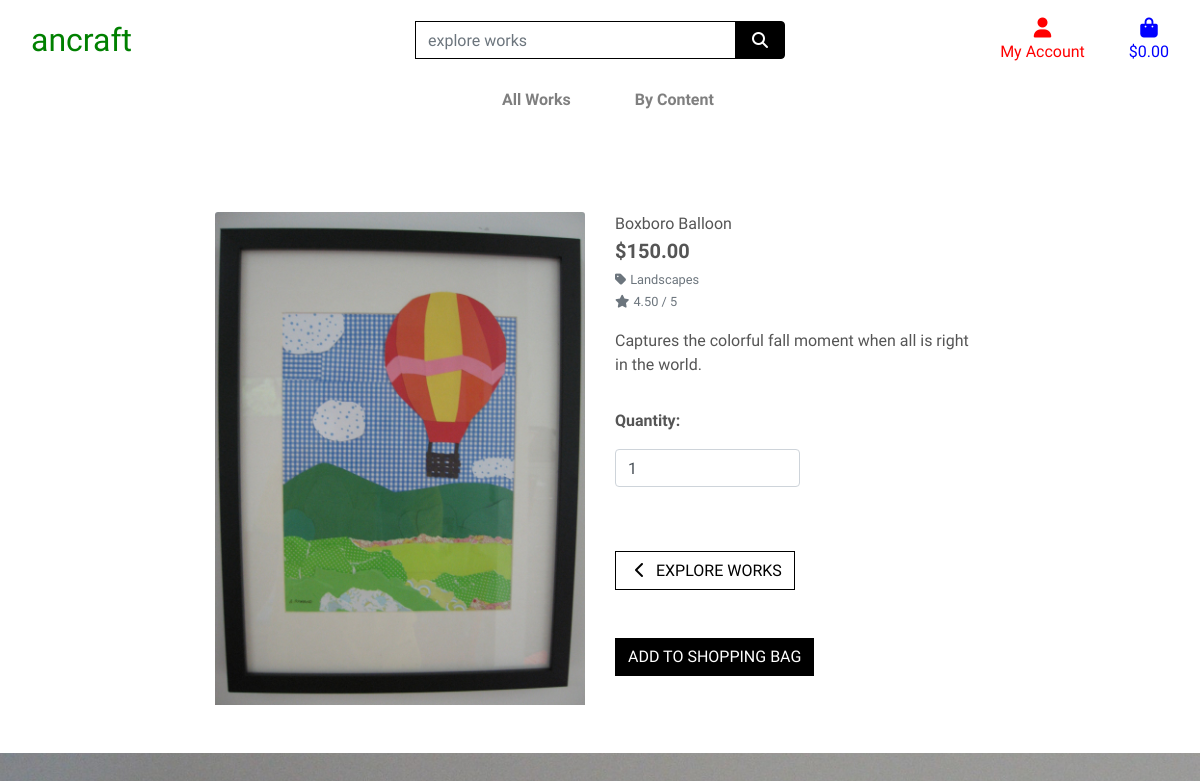
Page /works/1 on the committed database.
### works/models.py (models this page shows, shortened)
class Work(models.Model):
    class Meta:
        verbose_name_plural = 'Works'
    content = models.ForeignKey('Content', null=True, blank=True,
                                 on_delete=models.SET_NULL)
    name = models.CharField(max_length=254)
    description = models.TextField()
    price = models.DecimalField(max_digits=6, decimal_places=2)
    rating = models.DecimalField(max_digits=6, decimal_places=2, null=True,
                                 blank=True)
    image = models.ImageField(null=True, blank=True)

class Content(models.Model):
    class Meta:
        verbose_name_plural = 'Contents'
    name = models.CharField(max_length=254)

### works/views.py (the view)
# urls.py: path('<work_id>', views.work_item, name='work_item'),
def work_item(request, work_id):
    work = get_object_or_404(Work, pk=work_id)
    context = {
        'work': work,
    }
    return render(request, 'works/work_item.html', context)

### shoppingbag/contexts.py (called while the page is built, shortened)
def shoppingbag_sum(request):
    shoppingbag_items = []
    total = 0
    work_count = 0
    shoppingbag = request.session.get('shoppingbag', {})
    delivery = total * Decimal(settings.STANDARD_DELIVERY_PERCENTAGE / 100)
    grand_total = delivery + total
    context = {
        'shoppingbag_items': shoppingbag_items,
        'total': total,
        'work_count': work_count,
        'delivery': delivery,
        'grand_total': grand_total,
    }
    return context

### works/templates/works/work_item.html (shortened to what this page needs)
{% extends "base.html" %}
{% load static %}
{% block page_header %}
    <div class="container header-container">
    </div>
{% endblock %}
{% block content %}
    <div class="overlay"></div>
    <div class="container-fluid">
        <div class="row">
            <div class="col-12 col-md-6 col-lg-4 offset-lg-2">
                <div class="image-container my-5">
                    {% if work.image %}
                        <a href="{{ work.image.url }}" target="_blank">
                            <img class="card-img-top img-fluid" src="{{ work.image.url }}" alt="{{ work.name }}">
                        </a>
                        {% else %}
                        <a href="">
                            <img class="card-img-top img-fluid" src="{{ MEDIA_URL }}noimage.png" alt="{{ work.name }}">
                        </a>
                    {% endif %}
                </div>
            </div>
            <div class="col-12 col-md-6 col-lg-4">
                <div class="work-item-container mb-5 mt-md-5">
                    <p class="mb-0">{{ work.name }}</p>
                    <p class="lead mb-0 text-left font-weight-bold">${{ work.price }}</p>
                    {% if work.content %}
                    <p class="small mt-1 mb-0">
                        <a class="text-muted" href="{% url 'works' %}?content={{ work.content.name }}">
                            <i class="fas fa-tag mr-1"></i>{{ work.content.name }}
                        </a>
                    </p>
                    {% endif %}
                    {% if work.rating %}
                        <small class="text-muted"><i class="fas fa-star mr-1"></i>{{ work.rating }} / 5</small>
                    {% else %}
                        <small class="text-muted">No Rating</small>
                    {% endif %}
                    <p class="mt-3">{{ work.description }}</p>
                    <form class="form" action="{% url 'add_to_shoppingbag' work.id %}" method="POST">
                        <div class="form-row">
                            <div class="col-12">
                                <p class="mt-3"><strong>Quantity:</strong></p>
                                <div class="form-group w-50">
                                    <div class="input-group">
                                        <input class="form-control qty_input" type="number" name="quantity" value="1" min="1" max="1" data-item_id="{{ work.id }}" id="id_qty_{{ work.id }}">
                                    </div>
                                </div>
                            </div>
                            <div class="col-12">
                                <a href="{% url 'works' %}" class="btn btn-outline-black rounded-0 mt-5">
                                    <span class="icon">
                                        <i class="fas fa-chevron-left"></i>
                                    </span>
                                    <span class="text-uppercase">explore works</span>
                                </a>
                                <input type="submit" class="btn btn-black rounded-0 text-uppercase mt-5" value="Add to Shopping Bag">
                            </div>
                        </div>
                    </form>
                </div>
            </div>
        </div>
    </div>
{% endblock %}

### static/css/base.css (style rules this page uses)
html { height: 100%; }
body { background: url('/media/homepage_background.jpg') no-repeat center center fixed; background-size: cover; backdrop-filter: blur(2.5px); position: relative; color: #555; font-family: 'Balsamiq Sans', cursive; }
.icon { align-items: center; display: inline-flex; justify-content: center; height: 1.5rem; width: 1.5rem; }
.btn-black { background: black; color: white; }
.btn-outline-black { background: white; color: black !important; border: 1px solid black; }
.overlay { height: 100%; width: 100%; top: 0; left: 0; position: absolute; background: white; z-index: -1; }
@media (min-width: 1200px) { .container { max-width: 80%; } }
@media (min-width: 992px) { .header-container { padding-top: 164px; } }

### rows in the picture
Work: image (picture), name "Boxboro Balloon", price "150.00", content.name "Landscapes", rating "4.50", description "Captures the colorful fall moment when all is right in the world.", quantity "1"
